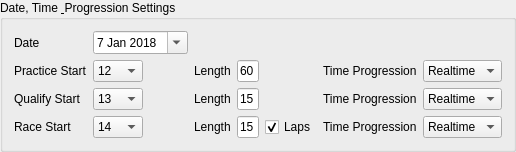
           <widget class="QGroupBox" name="groupBox_5">
            <property name="minimumSize">
             <size>
              <width>0</width>
              <height>0</height>
             </size>
            </property>
            <property name="maximumSize">
             <size>
              <width>460</width>
              <height>16777215</height>
             </size>
            </property>
            <property name="title">
             <string>Date, Time &amp; Progression Settings</string>
            </property>
            <layout class="QGridLayout" name="gridLayout_10">
             <item row="1" column="0">
              <widget class="QLabel" name="label_27">
               <property name="maximumSize">
                <size>
                 <width>150</width>
                 <height>16777215</height>
                </size>
               </property>
               <property name="text">
                <string>Practice Start</string>
               </property>
              </widget>
             </item>
             <item row="2" column="0">
              <widget class="QLabel" name="label_28">
               <property name="maximumSize">
                <size>
                 <width>150</width>
                 <height>16777215</height>
                </size>
               </property>
               <property name="text">
                <string>Qualify Start</string>
               </property>
              </widget>
             </item>
             <item row="1" column="6">
              <widget class="QComboBox" name="comboBox_21">
               <property name="maximumSize">
                <size>
                 <width>200</width>
                 <height>16777215</height>
                </size>
               </property>
               <item>
                <property name="text">
                 <string>Realtime</string>
                </property>
               </item>
               <item>
                <property name="text">
                 <string>2</string>
                </property>
               </item>
              </widget>
             </item>
             <item row="2" column="5">
              <widget class="QLabel" name="label_39">
               <property name="maximumSize">
                <size>
                 <width>200</width>
                 <height>16777215</height>
                </size>
               </property>
               <property name="text">
                <string>Time Progression</string>
               </property>
              </widget>
             </item>
             <item row="1" column="5">
              <widget class="QLabel" name="label_38">
               <property name="maximumSize">
                <size>
                 <width>200</width>
                 <height>16777215</height>
                </size>
               </property>
               <property name="text">
                <string>Time Progression</string>
               </property>
              </widget>
             </item>
             <item row="2" column="3">
              <widget class="QLineEdit" name="lineEdit_19">
               <property name="maximumSize">
                <size>
                 <width>50</width>
                 <height>16777215</height>
                </size>
               </property>
               <property name="text">
                <string>15</string>
               </property>
              </widget>
             </item>
             <item row="3" column="3">
              <widget class="QLineEdit" name="lineEdit_20">
               <property name="maximumSize">
                <size>
                 <width>50</width>
                 <height>16777215</height>
                </size>
               </property>
               <property name="text">
                <string>15</string>
               </property>
              </widget>
             </item>
             <item row="3" column="0">
              <widget class="QLabel" name="label_29">
               <property name="maximumSize">
                <size>
                 <width>150</width>
                 <height>16777215</height>
                </size>
               </property>
               <property name="text">
                <string>Race Start</string>
               </property>
              </widget>
             </item>
             <item row="1" column="1">
              <widget class="QComboBox" name="comboBox_16">
               <property name="maximumSize">
                <size>
                 <width>50</width>
                 <height>16777215</height>
                </size>
               </property>
               <item>
                <property name="text">
                 <string>12</string>
                </property>
               </item>
               <item>
                <property name="text">
                 <string>2</string>
                </property>
               </item>
              </widget>
             </item>
             <item row="0" column="1">
              <widget class="QDateEdit" name="dateEdit">
               <property name="maximumSize">
                <size>
                 <width>16000</width>
                 <height>16777215</height>
                </size>
               </property>
               <property name="dateTime">
                <datetime>
                 <hour>0</hour>
                 <minute>0</minute>
                 <second>0</second>
                 <year>2018</year>
                 <month>1</month>
                 <day>7</day>
                </datetime>
               </property>
               <property name="calendarPopup">
                <bool>true</bool>
               </property>
              </widget>
             </item>
             <item row="3" column="1">
              <widget class="QComboBox" name="comboBox_18">
               <property name="maximumSize">
                <size>
                 <width>50</width>
                 <height>16777215</height>
                </size>
               </property>
               <item>
                <property name="text">
                 <string>14</string>
                </property>
               </item>
               <item>
                <property name="text">
                 <string>2</string>
                </property>
               </item>
              </widget>
             </item>
             <item row="2" column="1">
              <widget class="QComboBox" name="comboBox_17">
               <property name="maximumSize">
                <size>
                 <width>50</width>
                 <height>16777215</height>
                </size>
               </property>
               <item>
                <property name="text">
                 <string>13</string>
                </property>
               </item>
               <item>
                <property name="text">
                 <string>2</string>
                </property>
               </item>
              </widget>
             </item>
             <item row="1" column="2">
              <widget class="QLabel" name="label_30">
               <property name="maximumSize">
                <size>
                 <width>50</width>
                 <height>16777215</height>
                </size>
               </property>
               <property name="text">
                <string>Length</string>
               </property>
              </widget>
             </item>
             <item row="3" column="2">
              <widget class="QLabel" name="label_32">
               <property name="maximumSize">
                <size>
                 <width>150</width>
                 <height>16777215</height>
                </size>
               </property>
               <property name="text">
                <string>Length</string>
               </property>
              </widget>
             </item>
             <item row="1" column="3">
              <widget class="QLineEdit" name="lineEdit_18">
               <property name="maximumSize">
                <size>
                 <width>50</width>
                 <height>16777215</height>
                </size>
               </property>
               <property name="text">
                <string>60</string>
               </property>
              </widget>
             </item>
             <item row="2" column="2">
              <widget class="QLabel" name="label_31">
               <property name="maximumSize">
                <size>
                 <width>150</width>
                 <height>16777215</height>
                </size>
               </property>
               <property name="text">
                <string>Length</string>
               </property>
              </widget>
             </item>
             <item row="3" column="4">
              <widget class="QCheckBox" name="checkBox_8">
               <property name="layoutDirection">
                <enum>Qt::LeftToRight</enum>
               </property>
               <property name="text">
                <string>Laps</string>
               </property>
               <property name="checked">
                <bool>true</bool>
               </property>
              </widget>
             </item>
             <item row="0" column="0">
              <widget class="QLabel" name="label_9">
               <property name="maximumSize">
                <size>
                 <width>150</width>
                 <height>16777215</height>
                </size>
               </property>
               <property name="text">
                <string>Date</string>
               </property>
              </widget>
             </item>
             <item row="2" column="6">
              <widget class="QComboBox" name="comboBox_22">
               <property name="maximumSize">
                <size>
                 <width>200</width>
                 <height>16777215</height>
                </size>
               </property>
               <item>
                <property name="text">
                 <string>Realtime</string>
                </property>
               </item>
               <item>
                <property name="text">
                 <string>2</string>
                </property>
               </item>
              </widget>
             </item>
             <item row="3" column="6">
              <widget class="QComboBox" name="comboBox_23">
               <property name="maximumSize">
                <size>
                 <width>200</width>
                 <height>16777215</height>
                </size>
               </property>
               <item>
                <property name="text">
                 <string>Realtime</string>
                </property>
               </item>
               <item>
                <property name="text">
                 <string>2</string>
                </property>
               </item>
              </widget>
             </item>
             <item row="3" column="5">
              <widget class="QLabel" name="label_40">
               <property name="maximumSize">
                <size>
                 <width>200</width>
                 <height>16777215</height>
                </size>
               </property>
               <property name="text">
                <string>Time Progression</string>
               </property>
              </widget>
             </item>
            </layout>
           </widget>
